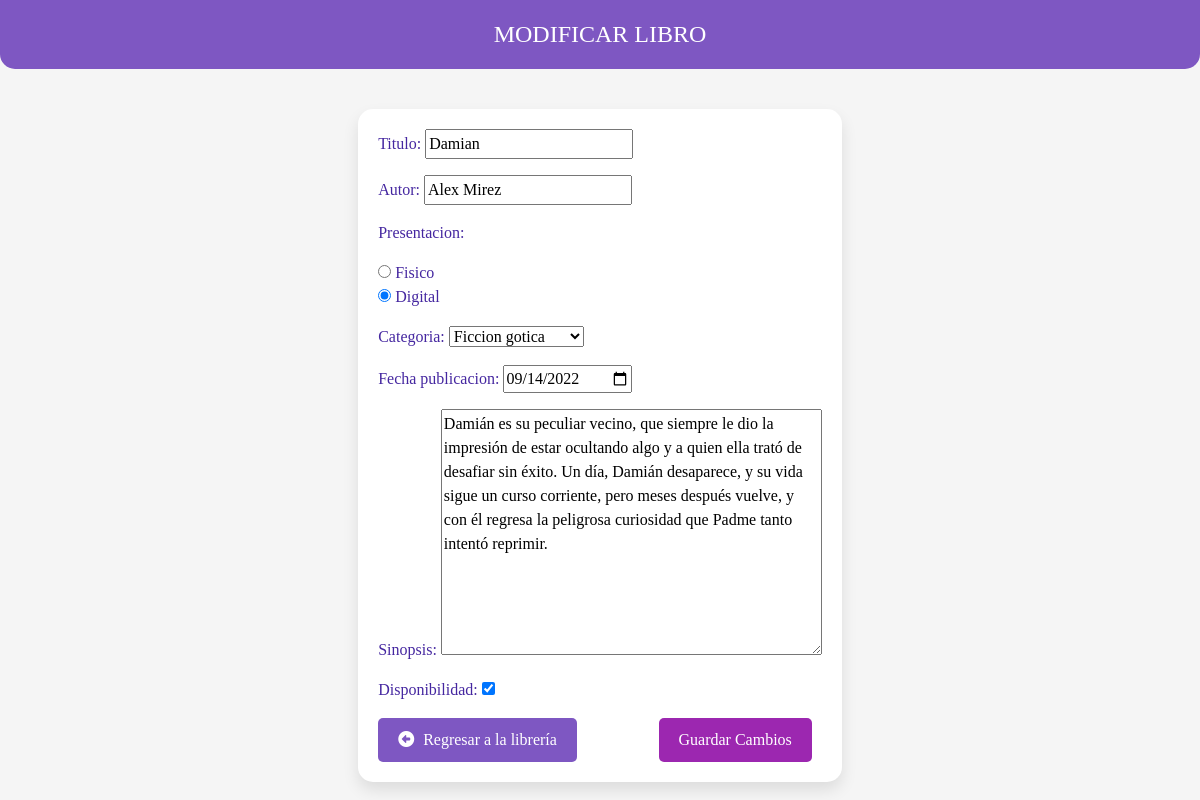
The page /modificar_libro/13/ on the database its author committed.
### personas/models.py (models this page shows, shortened)
class Libro(models.Model):
    titulo = models.CharField(max_length=100)
    autor = models.CharField(max_length=20)
    Presentacion = models.ForeignKey(Presentacion, on_delete=models.SET_NULL, null=True)
    Categoria = models.ForeignKey(Categoria, on_delete=models.SET_NULL, null=True)
    fecha_publicacion = models.DateField()
    sinopsis = models.TextField()
    disponibilidad = models.BooleanField(default=True)

class Presentacion(models.Model):
    Presentacion = models.CharField(max_length=20,  null=True)
    def __str__(self):
        return f'{self.Presentacion} '

class Categoria (models.Model):
    Categoria = models.CharField(max_length=50,  null=True)
    def __str__(self):
        return f'{self.Categoria} '

### personas/views.py (the view)
# urls.py: path('modificar_libro/<int:id>/', modificar_libro, name='modificar_libro'),
def modificar_libro(request, id):
    pagina = loader.get_template('modificar_libro.html')
    libro = get_object_or_404(Libro, pk=id)
    if request.method == 'GET':
        form = LibroForm(instance=libro)
    elif request.method == 'POST':
        form = LibroForm(request.POST, instance=libro)
        if form.is_valid():
            form.save()
            return redirect('libreria')
    datos = {'form': form}
    return HttpResponse(pagina.render(datos, request))

### personas/forms.py
class LibroForm(forms.ModelForm):
    class Meta:
        model = Libro
        fields =  [ 'titulo', 'autor', 'Presentacion','Categoria', 'fecha_publicacion', 'sinopsis', 'disponibilidad']
        widgets = {
            'fecha_publicacion': forms.DateInput(attrs={'type': 'date'}),
            'Presentacion': forms.RadioSelect(attrs={'class': 'radio-button-highlight'}),
        }

### personas/templates/modificar_libro.html (shortened to what this page needs)
<!DOCTYPE html>
<html lang="en">
<head>
    {% load static %}
    <link href="{% static 'fontawesomefree/css/fontawesome.css' %}" rel="stylesheet" type="text/css">
    <link href="{% static 'fontawesomefree/css/brands.css' %}" rel="stylesheet" type="text/css">
    <link href="{% static 'fontawesomefree/css/solid.css' %}" rel="stylesheet" type="text/css">
    <link href="https://cdn.jsdelivr.net/npm/bootstrap@5.3.2/dist/css/bootstrap.min.css" rel="stylesheet">
</head>
<body>
    <div class="header">
        <h1 class="header-title">Modificar Libro</h1>
    </div>
    <form method="POST" class="book-info">
        <table>{{ form.as_p }}</table>
        <div style="display: flex; justify-content: space-between;">
            <a href="{% url 'libreria' %}" class="back-button"> <i class="fa-solid fa-arrow-alt-circle-left"></i> Regresar a la librería </a>
            <input type="submit" value="Guardar Cambios" class="btn">
        </div>
    </form>
</body>
</html>

### personas/templates/modificar_libro.html (style rules this page uses)
body { background-color: #f5f5f5; color: #4527a0; font-family: Times New Roman, sans-serif; display: flex; flex-direction: column; align-items: center; justify-content: center; min-height: 100vh; margin: 0; }
.header { background-color: #7e57c2; color: white; padding: 20px; text-align: center; border-bottom-left-radius: 15px; border-bottom-right-radius: 15px; margin-bottom: 20px; width: 100%; text-transform: uppercase; }
.header-title { margin: 0; font-size: 1.5em; }
.book-info { max-width: 600px; background-color: #ffffff; border-radius: 15px; box-shadow: 0 8px 16px rgba(0, 0, 0, 0.1); padding: 20px; margin: 20px auto; }
input[type="submit"] { background-color: #9c27b0; color: white; padding: 10px 20px; border: none; border-radius: 5px; cursor: pointer; margin-right: 10px; }
.back-button { display: inline-block; background-color: #7e57c2; color: white; padding: 10px 20px; border-radius: 5px; text-decoration: none; }
.back-button i { color: white; margin-right: 5px; }

### rows shown on the page
Libro: titulo "Damian", autor "Alex Mirez", fecha_publicacion "09/14/2022", sinopsis "Damián es su peculiar vecino, que siempre le dio la impresión de estar ocultando algo y a quien ella trató de desafiar sin éxito. Un día, Damián desaparece, y su vida sigue un curso corriente, pero meses después vuelve, y con él regresa la peligrosa curiosidad que Padme tanto intentó reprimir.", disponibilidad "☑"
Presentacion: Presentacion "☐ Fisico ☑ Digital"
Categoria: Categoria "Ficcion gotica"
